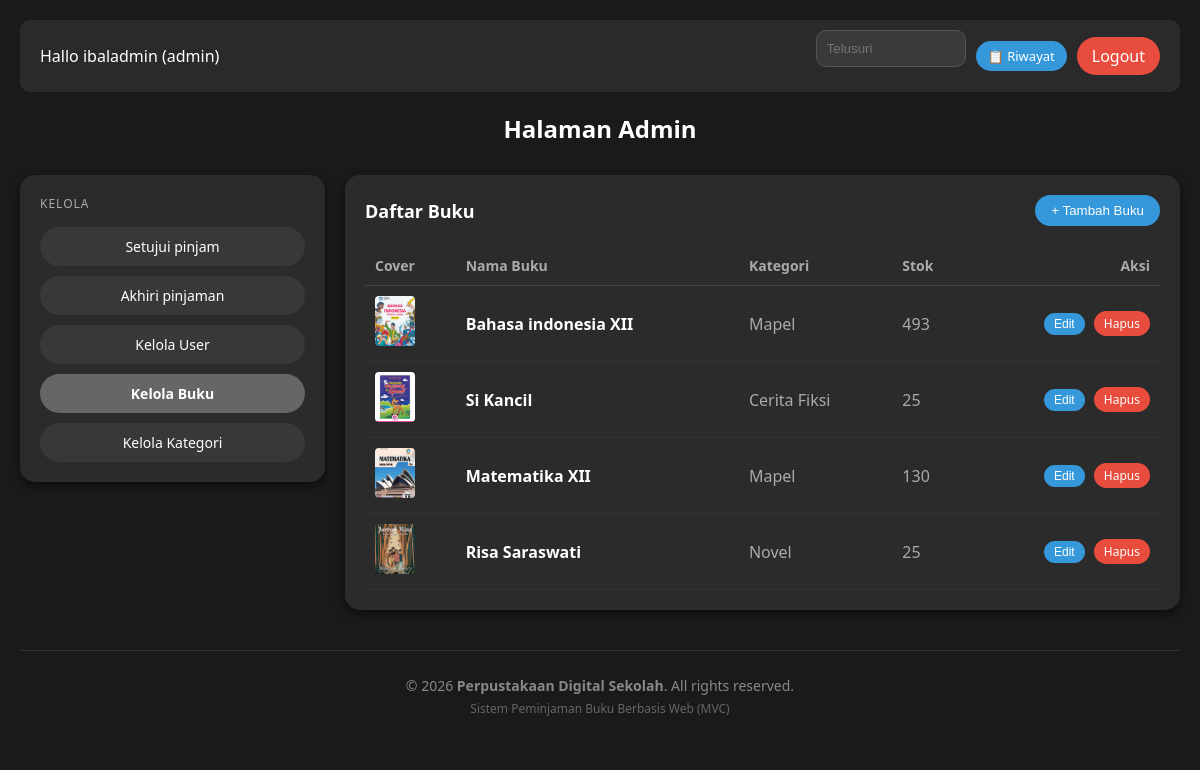
The app's page /index.php?page=admin&action=kelolaBuku (signed in) with its own data.
### tables this page shows
CREATE TABLE `buku` (
  `id_buku` int(11) NOT NULL,
  `nama_buku` varchar(150) NOT NULL,
  `id_kategori` int(11) NOT NULL,
  `stok` int(11) NOT NULL DEFAULT 0,
  `gambar` varchar(255) DEFAULT NULL
);

CREATE TABLE `kategori` (
  `id_kategori` int(11) NOT NULL,
  `nama_kategori` varchar(100) NOT NULL
);

### controllers/AdminController.php (called while the page is built, shortened)
<?php
require_once 'models/BukuModel.php';
class AdminController {
    private $bukuModel;
    public function __construct() {
        $database = new Database();
        $this->db = $database->getConnection();
        $this->bukuModel = new BukuModel($this->db);
    }
    public function kelolaBuku() {
        $search = $_GET['search'] ?? '';
        $bukuList = $this->bukuModel->getAllBuku($search);
        require_once 'views/admin/kelola_buku.php';
    }
}

### config/Database.php (called while the page is built, shortened)
<?php
class Database {
    private $host = "localhost";
    private $user = "root";
    private $pass = "";
    private $dbname = "db_peminjamanbuku2";
    public function getConnection() {
        $this->conn = null;
        try {
            $this->conn = new PDO("mysql:host=" . $this->host . ";dbname=" . $this->dbname, $this->user, $this->pass);
            $this->conn->setAttribute(PDO::ATTR_ERRMODE, PDO::ERRMODE_EXCEPTION);
        } catch(PDOException $exception) {
            echo "Connection error: " . $exception->getMessage();
        }
        return $this->conn;
    }
}

### models/BukuModel.php (called while the page is built, shortened)
<?php
class BukuModel {
    private $conn;
    private $table = 'buku';
    public function __construct($db) {
        $this->conn = $db;
    }
    public function getAllBuku($search = '') {
        $query = "SELECT b.*, k.nama_kategori
                  FROM " . $this->table . " b
                  LEFT JOIN kategori k ON b.id_kategori = k.id_kategori";
        $query .= " ORDER BY b.id_buku DESC";
        $stmt = $this->conn->prepare($query);
        $stmt->execute();
        return $stmt->fetchAll(PDO::FETCH_ASSOC);
    }
}

### views/admin/kelola_buku.php (the view, shortened to what this page needs)
<?php include 'views/layout/header.php'; ?>
<div class="header-bar">
    <div>Hallo <?= htmlspecialchars($_SESSION['user']['nama']); ?> (admin)</div>
    <div style="display: flex; align-items: center; gap: 10px;">
        <form method="GET" action="index.php" style="display:inline;">
            <input type="text" name="search" placeholder="Telusuri" value="<?= htmlspecialchars($_GET['search'] ?? ''); ?>" class="input-dark" style="width:150px;">
        </form>
        <a href="index.php?page=admin&action=riwayatPinjam" class="btn btn-blue" style="border-radius: 15px; font-size: 13px; padding: 6px 12px;">📋 Riwayat</a>
        <a href="index.php?page=logout" class="btn btn-red">Logout</a>
    </div>
</div>
<h2 style="text-align:center; margin-bottom: 30px;">Halaman Admin</h2>
<div style="display: flex; gap: 20px; align-items: flex-start;">
    <div class="card" style="flex: 1; min-width: 200px; padding: 20px; box-sizing: border-box;">
        <p style="color: #aaa; margin-top: 0; margin-bottom: 15px; font-size: 12px; letter-spacing: 1px; text-transform: uppercase;">Kelola</p>
        <div class="sidebar-menu">
            <a href="index.php?page=admin&action=dashboard" class="btn-sidebar">Setujui pinjam</a>
            <a href="index.php?page=admin&action=akhiriPinjaman" class="btn-sidebar">Akhiri pinjaman</a>
            <a href="index.php?page=admin&action=kelolaUser" class="btn-sidebar">Kelola User</a>
            <a href="index.php?page=admin&action=kelolaBuku" class="btn-sidebar active">Kelola Buku</a>
            <a href="index.php?page=admin&action=kelolaKategori" class="btn-sidebar">Kelola Kategori</a>
        </div>
    </div>
    <div class="card" style="flex: 3; box-sizing: border-box;">
        <div style="display: flex; justify-content: space-between; align-items: center; margin-bottom: 20px;">
            <h3 style="margin: 0; font-size: 18px;">Daftar Buku</h3>
            <button onclick="openModalTambah()" class="btn btn-blue" style="border-radius: 20px; padding: 8px 16px;">+ Tambah Buku</button>
        </div>
        <div class="table-container">
            <table style="width: 100%; border-collapse: collapse;">
                <thead>
                    <tr style="color: #aaa; font-size: 14px; text-align: left; border-bottom: 1px solid #444;">
                        <th style="padding: 10px;">Cover</th>
                        <th style="padding: 10px;">Nama Buku</th>
                        <th style="padding: 10px;">Kategori</th>
                        <th style="padding: 10px;">Stok</th>
                        <th style="padding: 10px; text-align: right;">Aksi</th>
                    </tr>
                </thead>
                <tbody>
                    <?php if (!empty($bukuList)): ?>
                        <?php foreach ($bukuList as $b): ?>
                        <tr style="border-bottom: 1px solid #333;">
                            <td style="padding: 10px;">
                                <?php if (!empty($b['gambar']) && file_exists('uploads/' . $b['gambar'])): ?>
                                    <img src="uploads/<?= htmlspecialchars($b['gambar']); ?>" alt="Cover" style="width: 40px; height: 50px; object-fit: cover; border-radius: 4px;">
                                <?php else: ?>
                                    <div style="width: 40px; height: 50px; background: #444; border-radius: 4px; display: flex; align-items: center; justify-content: center; font-size: 16px;">📘</div>
                                <?php endif; ?>
                            </td>
                            <td style="padding: 12px 10px; font-weight: bold;"><?= htmlspecialchars($b['nama_buku']); ?></td>
                            <td style="padding: 12px 10px; color: #aaa;"><?= htmlspecialchars($b['nama_kategori'] ?? '-'); ?></td>
                            <td style="padding: 12px 10px; color: #aaa;"><?= $b['stok']; ?></td>
                            <td style="padding: 12px 10px; text-align: right;">
                                <button onclick="openModalEdit(<?= $b['id_buku']; ?>, '<?= htmlspecialchars($b['nama_buku'], ENT_QUOTES); ?>', <?= $b['id_kategori'] ?? 0; ?>, <?= $b['stok']; ?>)" class="btn btn-blue" style="padding: 4px 10px; font-size: 12px; margin-right: 5px;">Edit</button>
                                <a href="index.php?page=admin&action=hapusBuku&id=<?= $b['id_buku']; ?>" class="btn btn-red" style="padding: 4px 10px; font-size: 12px;" onclick="return confirm('Hapus buku ini?');">Hapus</a>
                            </td>
                        </tr>
                        <?php endforeach; ?>
                    <?php else: ?>
                        <tr>
                            <td colspan="5" style="text-align: center; color: #888; padding: 20px;">Belum ada data buku.</td>
                        </tr>
                    <?php endif; ?>
                </tbody>
            </table>
        </div>
    </div>
</div>
<?php include 'views/layout/footer.php'; ?>

### index.php (shortened to what this page needs)
<?php
require_once 'config/Database.php';
$page = $_GET['page'] ?? 'login';
$action = $_GET['action'] ?? 'index';
if ($page == 'login') {
    require_once 'controllers/AuthController.php';
    $controller = new AuthController();
    if ($_SERVER['REQUEST_METHOD'] === 'POST') {
        $controller->login();
    } else {
        $controller->showLogin();
    }
} elseif ($page == 'logout') {
    require_once 'controllers/AuthController.php';
    (new AuthController())->logout();
} elseif ($page == 'admin') {
    require_once 'controllers/AdminController.php';
    $controller = new AdminController();
    if (method_exists($controller, $action)) {
        $controller->$action();
    } else {
        $controller->dashboard();
    }
}

### views/layout/header.php (shortened to what this page needs)
<!DOCTYPE html>
<html lang="id">
<head>
</head>
<body>

### views/layout/footer.php
    <footer style="margin-top: 40px; padding: 20px 0; text-align: center; border-top: 1px solid #333; color: #888888; font-size: 14px;">
        <div style="max-width: 1200px; margin: 0 auto; padding: 0 15px;">
            <p style="margin: 5px 0;">&copy; <?= date('Y'); ?> <strong>Perpustakaan Digital Sekolah</strong>. All rights reserved.</p>
            <p style="margin: 5px 0; font-size: 12px; color: #666666;">Sistem Peminjaman Buku Berbasis Web (MVC)</p>
        </div>
    </footer>
</body>
</html>

### views/layout/header.php (style rules this page uses)
body { background-color: #1a1a1a; color: #ffffff; font-family: 'Segoe UI', Tahoma, Geneva, Verdana, sans-serif; margin: 0; padding: 20px; }
.header-bar { display: flex; justify-content: space-between; align-items: center; padding: 10px 20px; background-color: #2a2a2a; border-radius: 10px; margin-bottom: 20px; }
.card { background-color: #2b2b2b; border-radius: 15px; padding: 20px; box-shadow: 0 4px 10px rgba(0,0,0,0.5); }
.btn { background-color: #555; color: white; border: none; padding: 8px 15px; border-radius: 20px; cursor: pointer; text-decoration: none; display: inline-block; }
.btn-blue { background-color: #3498db; }
.btn-red { background-color: #e74c3c; }
.input-dark { background-color: #3a3a3a; border: 1px solid #555; color: white; padding: 10px; border-radius: 10px; width: 100%; box-sizing: border-box; margin-bottom: 15px; }
table { width: 100%; border-collapse: collapse; }
th, td { padding: 12px; text-align: left; }
tr { border-bottom: 1px solid #333; }

### views/admin/kelola_buku.php (style rules this page uses)
.table-container { margin-top: 15px; }
.sidebar-menu { display: flex; flex-direction: column; gap: 10px; width: 100%; box-sizing: border-box; }
.btn-sidebar { display: block; width: 100%; padding: 10px 14px; background-color: #383838; color: #ffffff; text-decoration: none; text-align: center; border-radius: 20px; font-size: 14px; font-weight: 500; box-sizing: border-box; transition: background-color 0.2s, transform 0.1s; }
.btn-sidebar.active { background-color: #666666; font-weight: bold; }

### records on screen
buku: gambar (picture), nama_buku "Bahasa indonesia XII", id_kategori.nama_kategori "Mapel", stok "493"
buku: gambar (picture), nama_buku "Si Kancil", id_kategori.nama_kategori "Cerita Fiksi", stok "25"
buku: gambar (picture), nama_buku "Matematika XII", id_kategori.nama_kategori "Mapel", stok "130"
buku: gambar (picture), nama_buku "Risa Saraswati", id_kategori.nama_kategori "Novel", stok "25"

### other values on screen
$_SESSION['user']['nama'] "ibaladmin"
